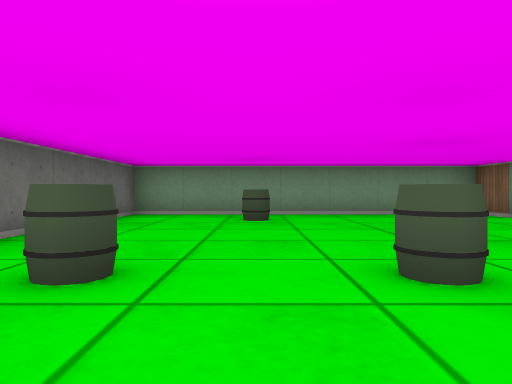
view 1 (above)

19 first-person views from a walk through a cub3D maze. The camera is about half as high as the walls, looks level and sees 70° across. The floor is counted in squares. Each view is taken from the middle of a square. On the plan, view 1 faces up. The plan holds only what a view shows up to about 9 squares ahead; the rest is blank.

view 2
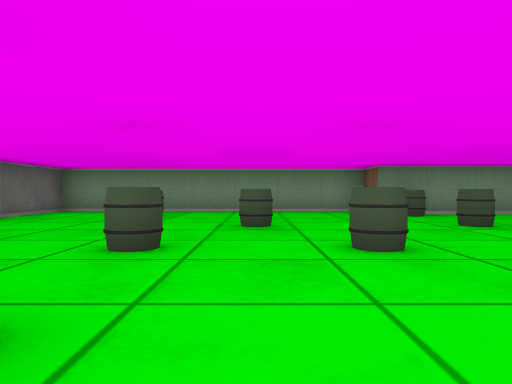

view 3
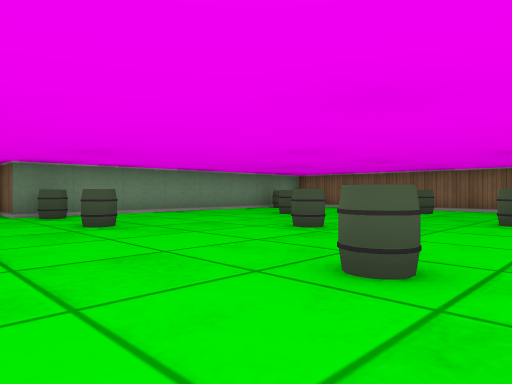

view 4
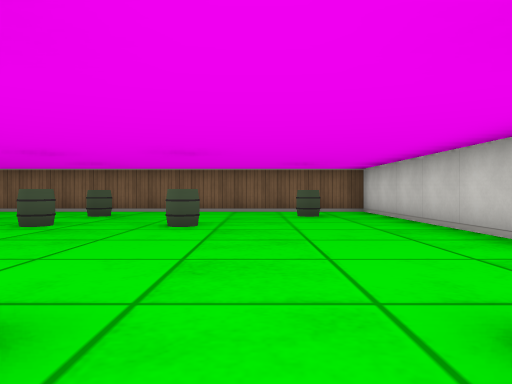

view 5
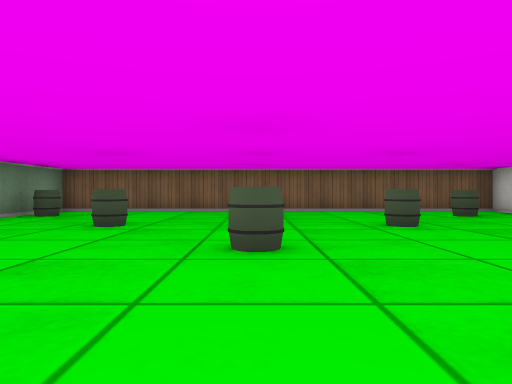

view 6
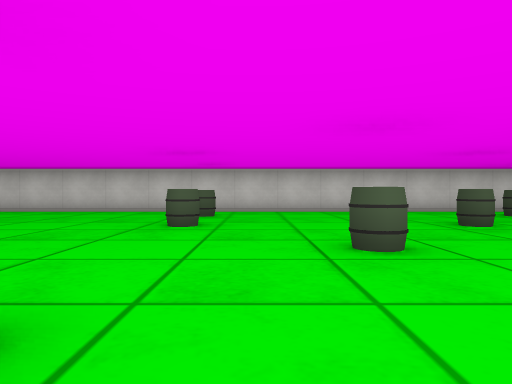

view 7
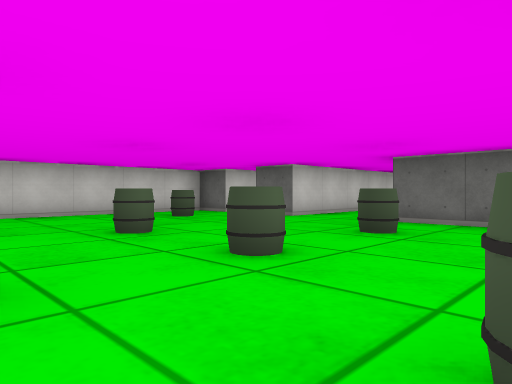

view 8
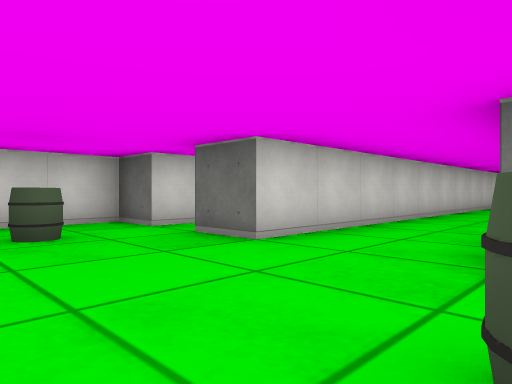

view 9
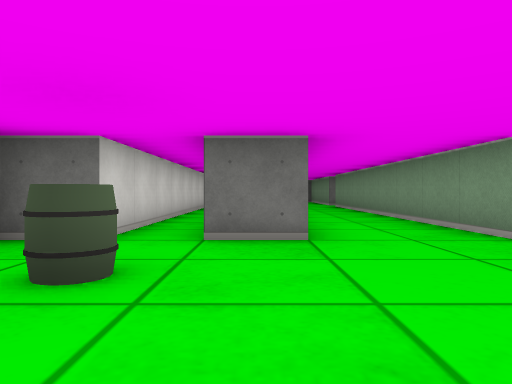

view 10
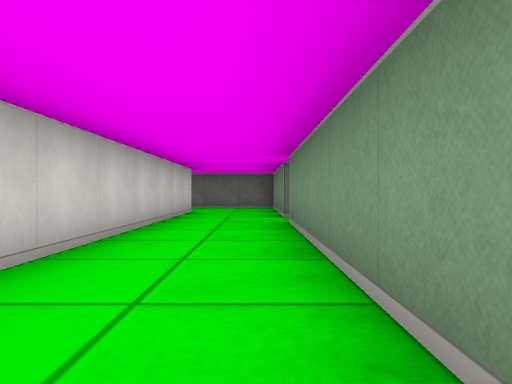

view 11
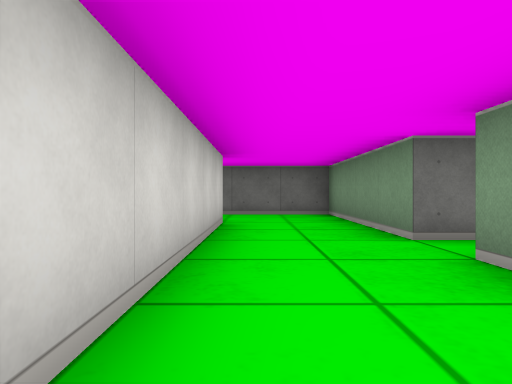

view 12
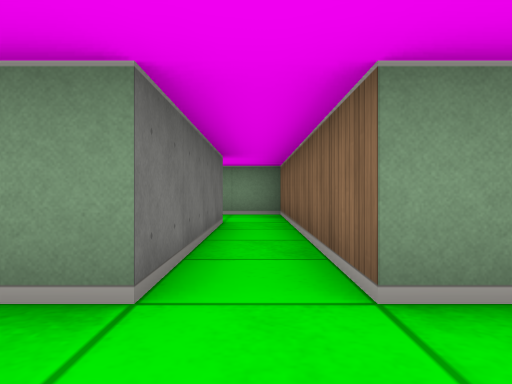

view 13
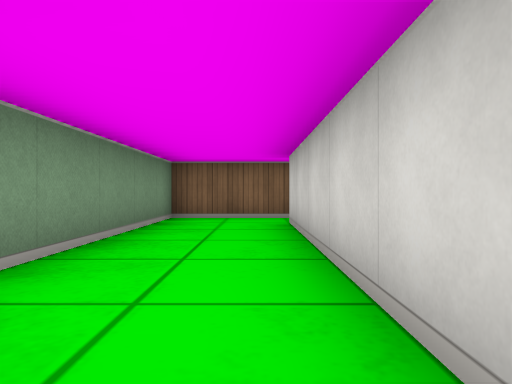

view 14
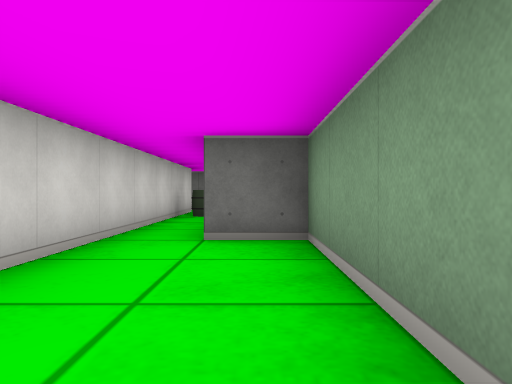

view 15
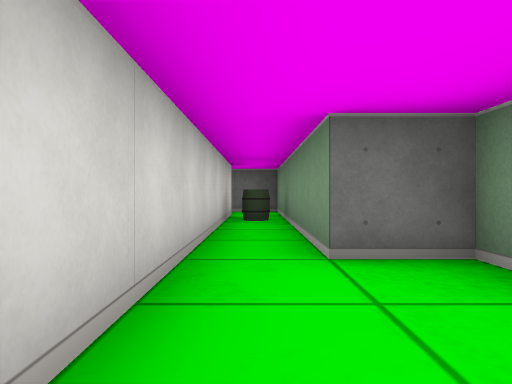

view 16
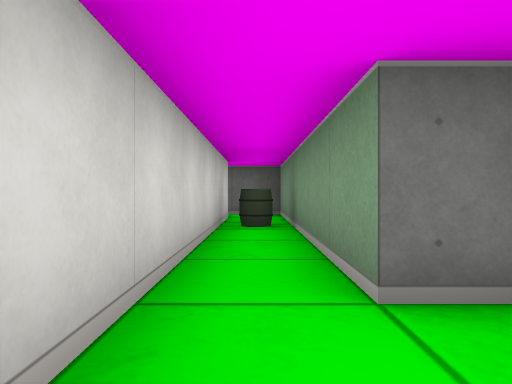

view 17
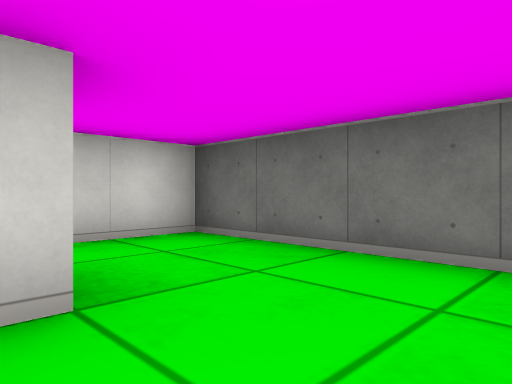

view 18
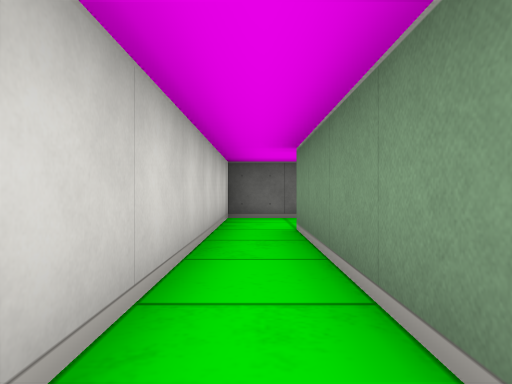

view 19
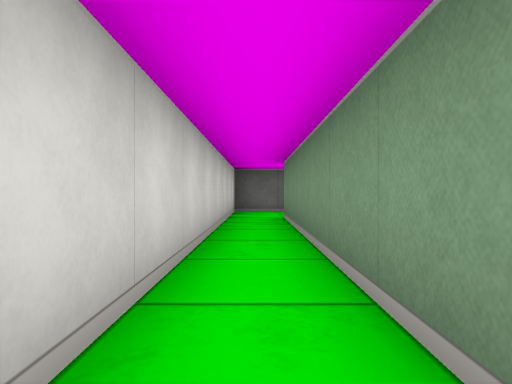

### Floor plan
Ten units are one square. View 1 is at (0, 0); x grows to the right and y downward. Boxes are objects, and circles mark ways between rooms. Rooms are numbered by the first view taken in them; rooms with no view inside come last. Other rooms are left out.
<svg viewBox="-220 -80 350 120">
<path fill="none" stroke="#000" d="M82 -65 45 -65 45 -75 -25 -75 -25 -15 -105 -15 -105 -55M-76 15 -135 15M-114 5 -25 5 -25 15M-115 -55 -115 -15M-155 15 -155 25 -25 25 -25 35 125 35 125 -65 104 -65M-105 -55 -105 -75 -165 -75 -165 -65 -215 -65M-215 -55 -115 -55M-136 5 -114 5M-115 -15 -155 -15 -155 15"/>
<rect x="-15" y="15" width="10" height="10" fill="#bbb"><title>barrel</title></rect>
<rect x="-15" y="-25" width="10" height="10" fill="#bbb"><title>barrel</title></rect>
<rect x="-5" y="-65" width="10" height="10" fill="#bbb"><title>barrel</title></rect>
<rect x="5" y="-5" width="10" height="10" fill="#bbb"><title>barrel</title></rect>
<rect x="5" y="-25" width="10" height="10" fill="#bbb"><title>barrel</title></rect>
<rect x="15" y="-45" width="10" height="10" fill="#bbb"><title>barrel</title></rect>
<rect x="25" y="-25" width="10" height="10" fill="#bbb"><title>barrel</title></rect>
<rect x="45" y="15" width="10" height="10" fill="#bbb"><title>barrel</title></rect>
<rect x="45" y="-5" width="10" height="10" fill="#bbb"><title>barrel</title></rect>
<rect x="45" y="-45" width="10" height="10" fill="#bbb"><title>barrel</title></rect>
<rect x="45" y="-65" width="10" height="10" fill="#bbb"><title>barrel</title></rect>
<rect x="65" y="-25" width="10" height="10" fill="#bbb"><title>barrel</title></rect>
<rect x="85" y="-5" width="10" height="10" fill="#bbb"><title>barrel</title></rect>
<rect x="85" y="-25" width="10" height="10" fill="#bbb"><title>barrel</title></rect>
<rect x="85" y="-45" width="10" height="10" fill="#bbb"><title>barrel</title></rect>
<rect x="105" y="15" width="10" height="10" fill="#bbb"><title>barrel</title></rect>
<rect x="105" y="-25" width="10" height="10" fill="#bbb"><title>barrel</title></rect>
<rect x="105" y="-65" width="10" height="10" fill="#bbb"><title>barrel</title></rect>
<rect x="-205" y="-65" width="10" height="10" fill="#bbb"><title>barrel</title></rect>
<circle cx="-110" cy="-50" r="3" fill="#2a7"/>
<circle cx="-125" cy="-5" r="3" fill="#2a7"/>
<circle cx="-145" cy="10" r="3" fill="#2a7"/>
<text x="20" y="-10">1</text>
<text x="-150" y="-60">2</text>
<text x="-140" y="0">3</text>
</svg>
Room 1 opens to room 2. Room 1 opens to room 3.

Where each view was taken, in squares from view 1:
view 1: 0 up, 0 right, facing up
view 2: 1 down, 2 right, facing up
view 3: 1 down, 3 right, facing up-right
view 4: 1 down, 4 right, facing right
view 5: 2 up, 4 right, facing right
view 6: 5 up, 4 right, facing down
view 7: 4 up, 3 right, facing down-left
view 8: 2 up, 0 right, facing down-left
view 9: 1 down, 1 right, facing left
view 10: 1 up, 5 left, facing left
view 11: 0 up, 8 left, facing left
view 12: 0 up, 11 left, facing up
view 13: 6 up, 17 left, facing right
view 14: 7 up, 13 left, facing left
view 15: 6 up, 14 left, facing left
view 16: 6 up, 15 left, facing left
view 17: 1 up, 13 left, facing down-left
view 18: 2 down, 9 left, facing left
view 19: 2 down, 7 left, facing left
